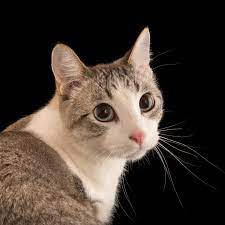
#> input picture input.jpeg, 225 x 225 px
$ python jpeg_png.py
#> lines starting #> are read from the running program, lines starting #| are printed output that depends on the picture
from PIL import Image,ImageFilter

img = Image.open('input.jpeg')
#> img is the input picture: PIL image 225x225 RGB; mean R, G, B 69, 57.4, 49.3

rotated_img = img.rotate(90)
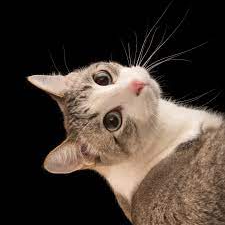
#> rotated_img: PIL image 225x225 RGB; mean R, G, B 69, 57.4, 49.3

blurr = rotated_img.filter(ImageFilter.BLUR)
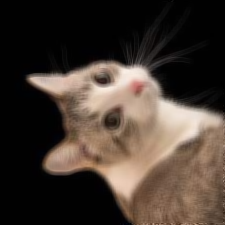
#> blurr: PIL image 225x225 RGB; mean R, G, B 69, 57.5, 49.4

blurr.save("output.png")

img.close()
